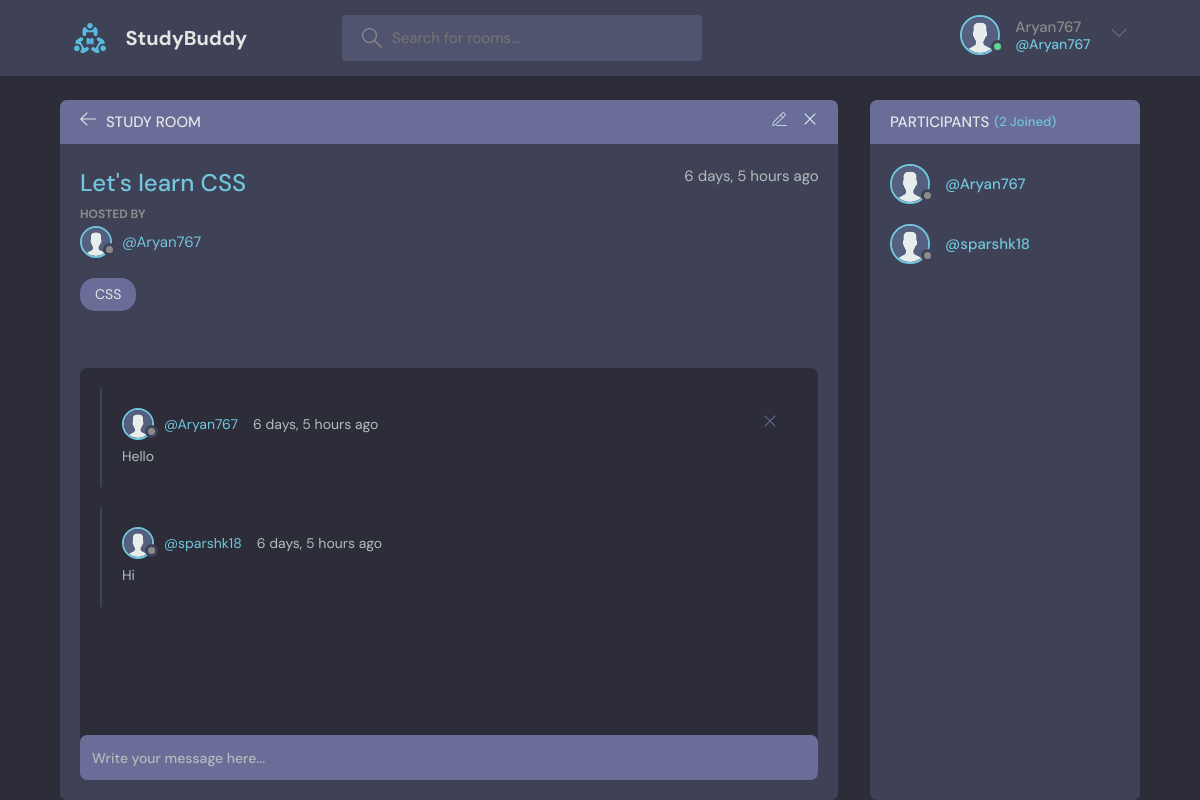
The app's page /room/16/ (signed in) with its own data.
### base/models.py (models this page shows, shortened)
class Room(models.Model):
    host = models.ForeignKey(User, on_delete=models.CASCADE, null=True)
    topic = models.ForeignKey(Topic, on_delete=models.CASCADE, null=True)
    name = models.CharField(max_length=200)
    description = models.TextField(null=True, blank=True)
    participants = models.ManyToManyField(User, related_name='participants', blank=True)
    updated = models.DateTimeField(auto_now=True)
    created = models.DateTimeField(auto_now_add=True)
    class Meta:
        ordering = ['-updated', '-created']

class Topic(models.Model):
    name = models.CharField(max_length=200)
    def __str__(self):
        return self.name

class Message(models.Model):
    user = models.ForeignKey(User, on_delete=models.CASCADE)
    room = models.ForeignKey(Room, on_delete=models.CASCADE)
    body = models.TextField()
    updated = models.DateTimeField(auto_now=True)
    created = models.DateTimeField(auto_now_add=True)
    class Meta:
        ordering = ['-updated', '-created']

### base/views.py (the view, shortened to what this page needs)
# urls.py: path('room/<str:pk>/', views.room, name='room'),
@login_required(login_url='login')
def room(request, pk):
    room = Room.objects.get(id=pk)
    participants = room.participants.all()
    room_messages = room.message_set.all()
    context = {'room' : room, 'room_messages' : room_messages, 'participants' : participants}
    return render(request, 'base/room.html', context)

### base/templates/base/room.html (shortened to what this page needs)
{% extends 'main.html' %}
{% block content %}
{% load static %}
<main class="profile-page layout layout--2">
  <div class="container">
    <div class="room">
      <div class="room__top">
        <div class="room__topLeft">
          <a href="{% url 'home' %}">
            <svg version="1.1" xmlns="http://www.w3.org/2000/svg" width="32" height="32" viewBox="0 0 32 32">
              <title>arrow-left</title>
              <path
                d="M13.723 2.286l-13.723 13.714 13.719 13.714 1.616-1.611-10.96-10.96h27.625v-2.286h-27.625l10.965-10.965-1.616-1.607z">
              </path>
            </svg>
          </a>
          <h3>Study Room</h3>
        </div>
        {% if room.host == request.user %}
        <div class="room__topRight">
          <a href="{% url 'update-room' room.id %}">
          </a>
          <a href="{% url 'delete-room' room.id %}">
            <svg version="1.1" xmlns="http://www.w3.org/2000/svg" width="32" height="32" viewBox="0 0 32 32">
              <title>remove</title>
              <path
                d="M27.314 6.019l-1.333-1.333-9.98 9.981-9.981-9.981-1.333 1.333 9.981 9.981-9.981 9.98 1.333 1.333 9.981-9.98 9.98 9.98 1.333-1.333-9.98-9.98 9.98-9.981z">
              </path>
            </svg>
          </a>
        </div>
        {% endif %}
      </div>
      <div class="room__box scroll">
        <div class="room__header scroll">
          <div class="room__info">
            <h3>{{room.name}}</h3>
            <span>{{room.created|timesince}} ago</span>
          </div>
          <div class="room__hosted">
            <p>Hosted By</p>
            <a href="{% url 'user-profile' room.host.id %}" class="room__author">
              <div class="avatar avatar--small">
                <img src="{% static 'images/avatar.svg' %}" />
              </div>
              <span>@{{room.host.username}}</span>
            </a>
          </div>
          <span class="room__topics">{{room.topic}}</span>
        </div>
        <div class="room__conversation">
          <div class="threads scroll">
            {% for message in room_messages %}
            <div class="thread">
              <div class="thread__top">
                <div class="thread__author">
                  <a href="{% url 'user-profile' message.user.id %}" class="thread__authorInfo">
                    <div class="avatar avatar--small">
                      <img src="{% static 'images/avatar.svg' %}" />
                    </div>
                    <span>@{{message.user.username}}</span>
                  </a>
                  <span class="thread__date">{{message.created|timesince}} ago</span>
                </div>
                {% if request.user == message.user %}
                <a href="{% url 'delete-message' message.id %}">
                  <div class="thread__delete">
                    <svg version="1.1" xmlns="http://www.w3.org/2000/svg" width="32" height="32" viewBox="0 0 32 32">
                      <title>remove</title>
                      <path
                        d="M27.314 6.019l-1.333-1.333-9.98 9.981-9.981-9.981-1.333 1.333 9.981 9.981-9.981 9.98 1.333 1.333 9.981-9.98 9.98 9.98 1.333-1.333-9.98-9.98 9.98-9.981z">
                      </path>
                    </svg>
                  </div>
                </a>
                {% endif %}
              </div>
              <div class="thread__details">
                {{message.body}}
              </div>
            </div>
            {% endfor %}
          </div>
        </div>
      </div>
      <div class="room__message">
        <form action="" method="POST">
          <input name="body" placeholder="Write your message here..." />
        </form>
      </div>
    </div>
    <div class="participants">
      <h3 class="participants__top">Participants <span>({{participants.count}} Joined)</span></h3>
      <div class="participants__list scroll">
        {% for user in participants %}
        <a href="{%  url 'user-profile' user.id %}" class="participant">
          <div class="avatar avatar--medium">
            <img src="{% static 'images/avatar.svg' %}" />
          </div>
          <p>
            <span>@{{user.username}}</span>
          </p>
        </a>
        {% endfor %}
      </div>
    </div>
  </div>
</main>
{% endblock content %}

### templates/navbar.html (shortened to what this page needs)
{% load static %}
<header class="header header--loggedIn">
    <div class="container">
      <a href="{% url 'home' %}" class="header__logo">
        <img src="{% static 'images/logo.svg' %}" />
        <h1>StudyBuddy</h1>
      </a>
      <form class="header__search" method="GET" action="{% url 'home' %}">
        <label>
          <input name="q" placeholder="Search for rooms..." />
        </label>
      </form>
      <nav class="header__menu">
        {% if request.user.is_authenticated %}
        <div class="header__user">
          <a href="{% url 'user-profile' user.id %}">
            <div class="avatar avatar--medium active">
              <img src="{% static 'images/avatar.svg' %}" />
            </div>
            <p>{{request.user.username}} <span>@{{request.user.username}}</span></p>
          </a>
          <button class="dropdown-button">
            <svg version="1.1" xmlns="http://www.w3.org/2000/svg" width="32" height="32" viewBox="0 0 32 32">
              <title>chevron-down</title>
              <path d="M16 21l-13-13h-3l16 16 16-16h-3l-13 13z"></path>
            </svg>
          </button>
        </div>
        {% else %}
        <a href="{% url 'login' %}">
          <img src="{% static 'images/avatar.svg' %}" />
          <p>Login</p>
        </a>
        {% endif %}
      </nav>
    </div>
  </header>

### records on screen
Room: name "Let's learn CSS", created "6 days, 5 hours", host.username "Aryan767", topic "CSS"
Message: user.username "Aryan767", created "6 days, 5 hours", body "Hello"
Message: user.username "sparshk18", created "6 days, 5 hours", body "Hi"

### other values on screen
{{ request.user.username }} "Aryan767"
{{ participants.count }} "2"
{{ user.username }} "Aryan767"
{{ user.username }} "sparshk18"
